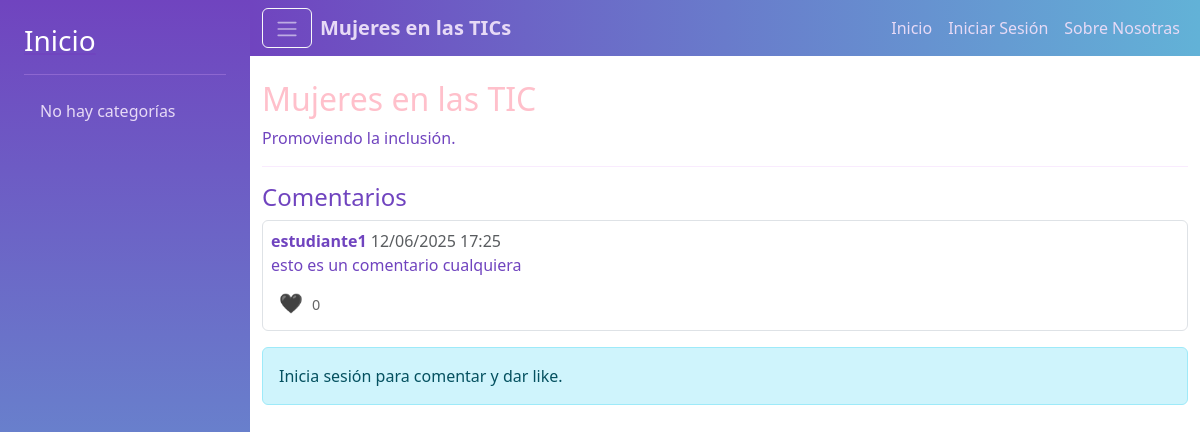
Before: /bloque/Mujeres TIC/ with the older database file.
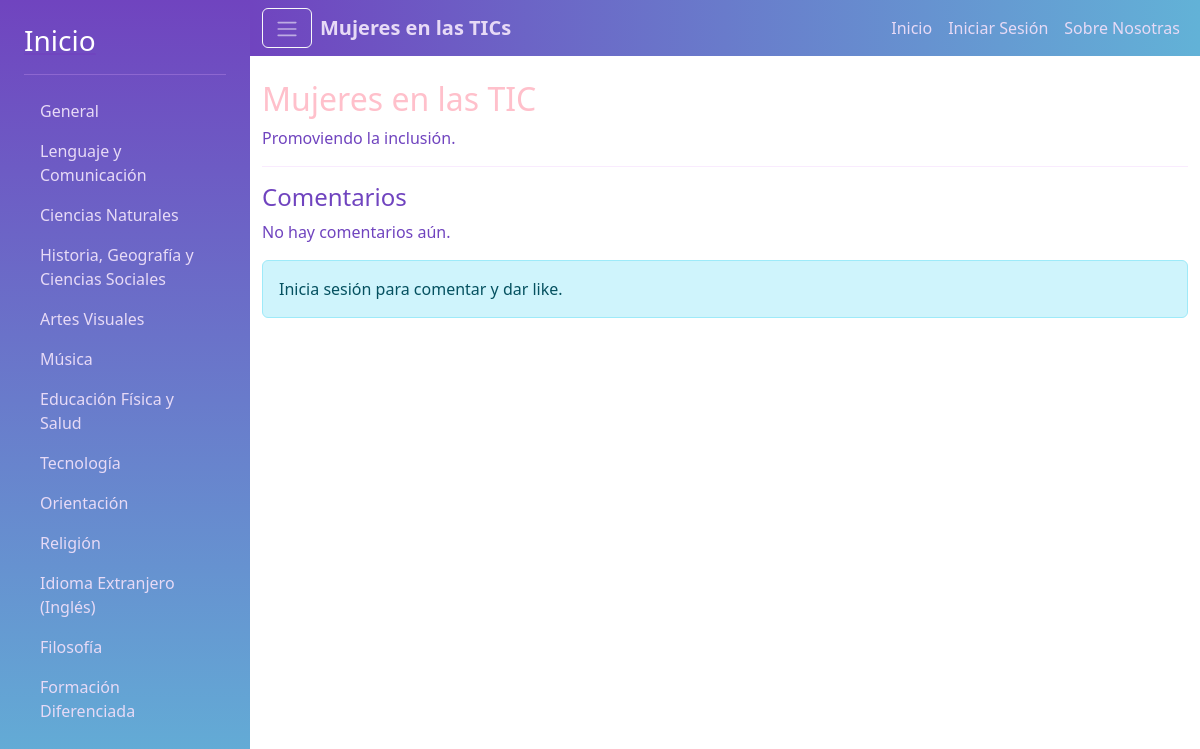
After: the same page with the newer database file.
### codeandblogv1/models.py (models this page shows, shortened)
class Comentario(models.Model):
    bloque = models.ForeignKey(BloqueEditable, related_name='comentarios', on_delete=models.CASCADE)
    usuario = models.ForeignKey(User, on_delete=models.CASCADE)
    texto = models.TextField()
    fecha = models.DateTimeField(auto_now_add=True)
    likes = models.ManyToManyField(User, related_name='comentarios_likeados', blank=True)
    def total_likes(self):
        return self.likes.count()

class Categoria_comentario(models.Model):
    Id_categoria = models.AutoField(primary_key=True)
    nombre = models.CharField(max_length=100, unique=True)
    descripcion = models.TextField(blank=True, null=True)

### codeandblogv1/views/views.py (the view)
# urls.py: path('bloque/<str:nombre>/', views.vista_usuario, name='vista_usuario'),    path('panel/bloque/<str:nombre>/eliminar/', views.eliminar_bloque, name='eliminar_bloque'),
def vista_usuario(request, nombre):
    bloque = get_object_or_404(BloqueEditable, nombre=nombre)
    comentarios = bloque.comentarios.select_related('usuario').all().order_by('-fecha')
    categorias = Categoria_comentario.objects.all()
    if request.method == 'POST' and request.user.is_authenticated:
        texto = request.POST.get('comentario')
        if texto:
            Comentario.objects.create(bloque=bloque, usuario=request.user, texto=texto)
            return redirect('vista_usuario', nombre=nombre)
    return render(request, 'usuario/ver_bloque.html', {'bloque': bloque, 'comentarios': comentarios, 'categorias': categorias})

### codeandblogv1/templates/usuario/ver_bloque.html (shortened to what this page needs)
{% extends 'usuario/home_blog.html' %}
{% load static %}
{% block contenido %}
<head>
</head>
<body>
  <div class="contenido">
    {{ bloque.contenido_html|safe }}
  </div>
  <hr>
  <h4>Comentarios</h4>
  <div id="comentarios">    {% for comentario in comentarios %}
      <div id="comment-{{ comentario.id }}" class="mb-2 border rounded p-2">
        <div class="d-flex justify-content-between align-items-start">
          <div>
            <strong>{{ comentario.usuario.username }}</strong>
            <span class="text-muted">{{ comentario.fecha|date:'d/m/Y H:i' }}</span>
          </div>
        </div>
        <div class="comment-content" id="comment-content-{{ comentario.id }}">
          {{ comentario.texto|linebreaksbr }}
        </div>
        <div class="mt-2">
          <button class="like-btn" data-id="{{ comentario.id }}" data-liked="{% if user in comentario.likes.all %}true{% else %}false{% endif %}">
            <span class="like-icon">{% if user in comentario.likes.all %}💜{% else %}🖤{% endif %}</span>
            <span class="like-count">{{ comentario.total_likes }}</span>
          </button>
        </div>
      </div>
    {% empty %}
      <p>No hay comentarios aún.</p>
    {% endfor %}
  </div>
  {% if user.is_authenticated %}
  <form method="post" class="mt-3">
    {% csrf_token %}
    <div class="mb-2">
      <textarea name="comentario" class="form-control" rows="2" placeholder="Escribe un comentario..."></textarea>
    </div>
    <button type="submit" class="btn btn-primary">Comentar</button>
  </form>
  {% else %}
    <div class="alert alert-info mt-3">Inicia sesión para comentar y dar like.</div>  {% endif %}
  <link rel="stylesheet" href="https://cdnjs.cloudflare.com/ajax/libs/font-awesome/5.15.4/css/all.min.css">
</body>
{% endblock contenido %}

### codeandblogv1/templates/usuario/home_blog.html (shortened to what this page needs)
{% load static %}
<!DOCTYPE html>
<html>
<head>
    <link rel="stylesheet" href="https://cdn.jsdelivr.net/npm/bootstrap@5.3.0/dist/css/bootstrap.min.css">
    <link rel="stylesheet" href="{% static 'css/styles.css' %}">
</head>
<body>
<div class="d-flex">
    <div id="sidebar" class="bg-dark text-white p-4">
        <a href="/"><h3 class="text-white">Inicio</h3></a>
        <hr class="text-white">
        <ul class="nav flex-column">          {% for categoria in categorias %}
          <li class="nav-item">
                <a class="nav-link text-white {% if categoria_actual.Id_categoria == categoria.Id_categoria %}active{% endif %}"
                   href="{% url 'publicaciones_por_categoria' categoria.Id_categoria %}">
                   {{ categoria.nombre }}
                </a>
          </li>
          {% empty %}
          <li class="nav-item">
                <span class="nav-link text-muted">No hay categorías</span>
          </li>
          {% endfor %}
        </ul>
    </div>
    <div class="flex-grow-1">
        <nav class="navbar navbar-expand-lg navbar-dark bg-dark mb-4">
            <div class="container-fluid">
                <button id="sidebarToggle" class="btn btn-outline-light me-2">
                    <span class="navbar-toggler-icon"></span>
                </button>
                <a class="navbar-brand" href="#">Mujeres en las TICs</a>
                <div class="collapse navbar-collapse" id="navbarNav">
                  <ul class="navbar-nav ms-auto">
                    <li class="nav-item">
                      <a class="nav-link active" aria-current="page" href="/">Inicio</a>
                    </li>
                    {% if user.is_authenticated %}
                    <li class="nav-item">
                      <span class="nav-link">{{ user.username }}</span>
                    </li>
                    <li class="nav-item">
                      <a class="nav-link" href="/logout/">Cerrar sesión</a>
                    </li>
                    {% else %}
                    <li class="nav-item">
                      <a class="nav-link" href="/login/">Iniciar Sesión</a>
                    </li>
                    {% endif %}                    <li class="nav-item">
                      <a class="nav-link" href="{% url 'sobre_nosotras' %}">Sobre Nosotras</a>
                    </li>
                  </ul>
                </div>
            </div>
        </nav>
        <div class="container">
            {% block contenido %}
            {% endblock contenido %}
        </div>
    </div>
</div>
</body>
</html>

Changed rows visible on the page:
no longer on this page (row edited): Comentario: usuario.username "estudiante1", fecha "12/06/2025 17:25", texto "esto es un comentario cualquiera", total_likes "0"
added Categoria_comentario: nombre "General"
added Categoria_comentario: nombre "Lenguaje y Comunicación"
added Categoria_comentario: nombre "Ciencias Naturales"
added Categoria_comentario: nombre "Historia, Geografía y Ciencias Sociales"
added Categoria_comentario: nombre "Artes Visuales"
added Categoria_comentario: nombre "Música"
added Categoria_comentario: nombre "Educación Física y Salud"
added Categoria_comentario: nombre "Tecnología"
added Categoria_comentario: nombre "Orientación"
added Categoria_comentario: nombre "Religión"
added Categoria_comentario: nombre "Idioma Extranjero (Inglés)"
added Categoria_comentario: nombre "Filosofía"
added Categoria_comentario: nombre "Formación Diferenciada"
Other visible differences:
text no longer shown: "No hay categorías"
text now shown: "No hay comentarios aún."
